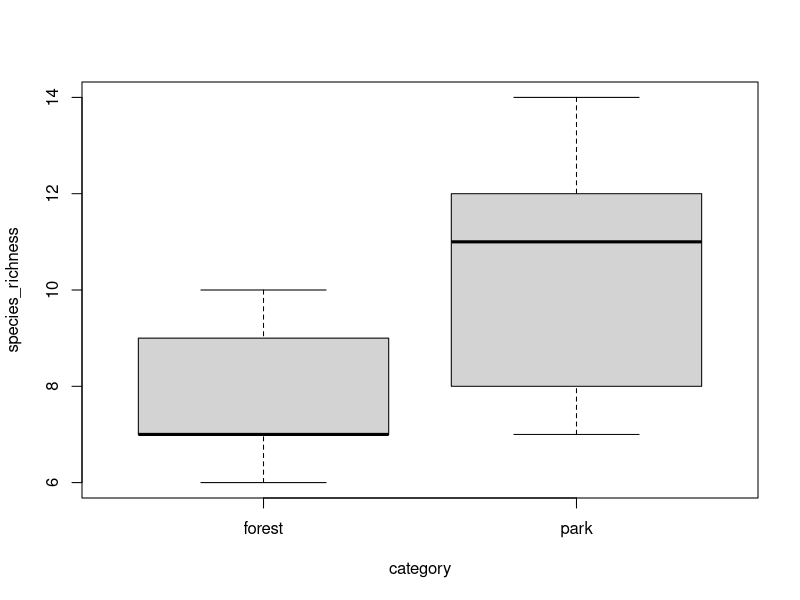
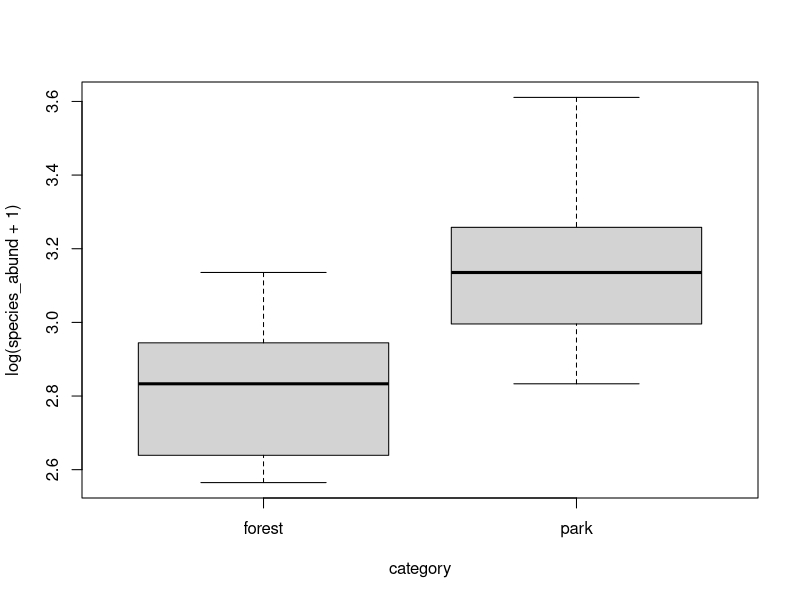
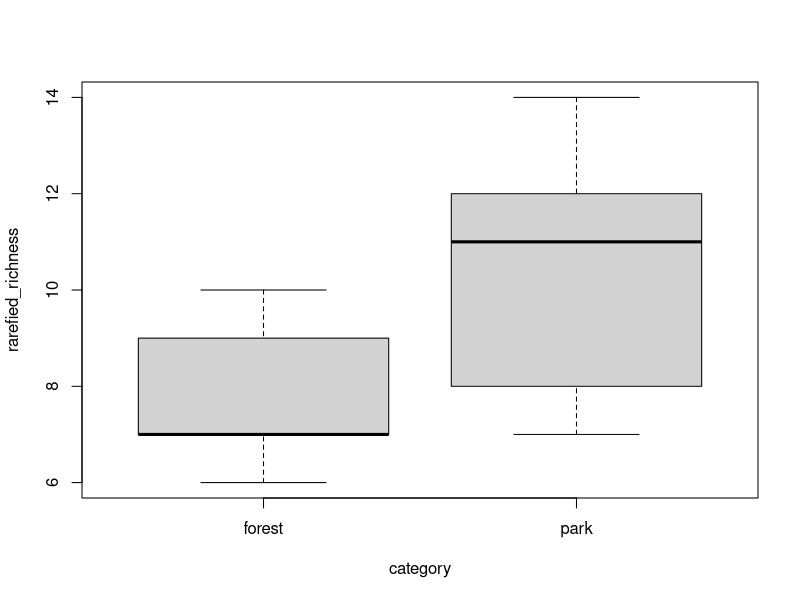
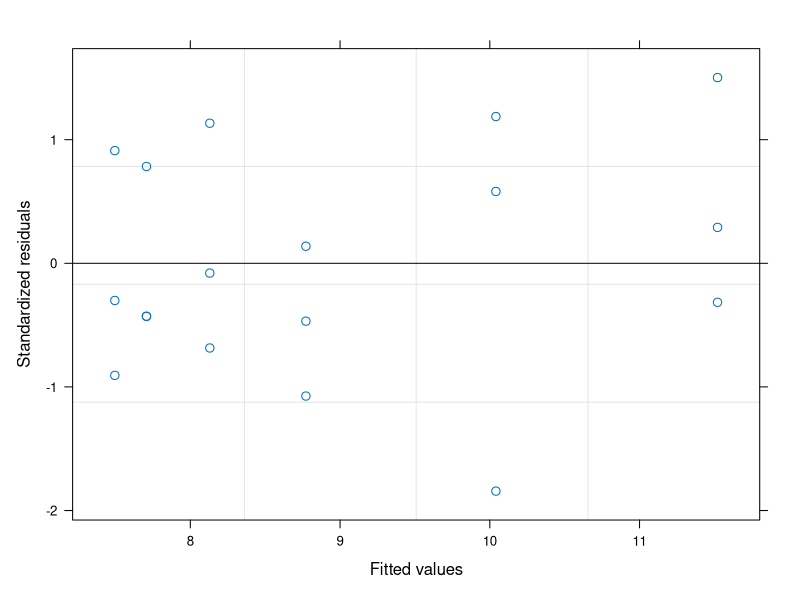
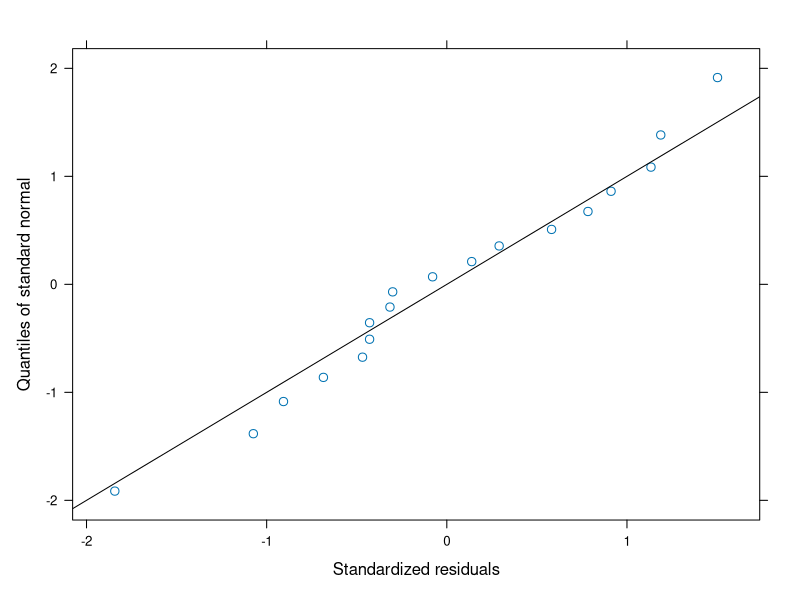
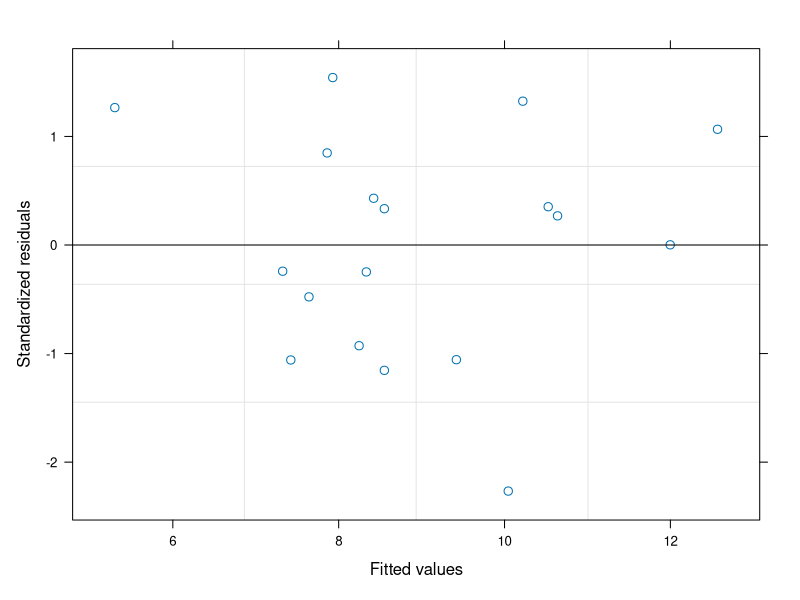
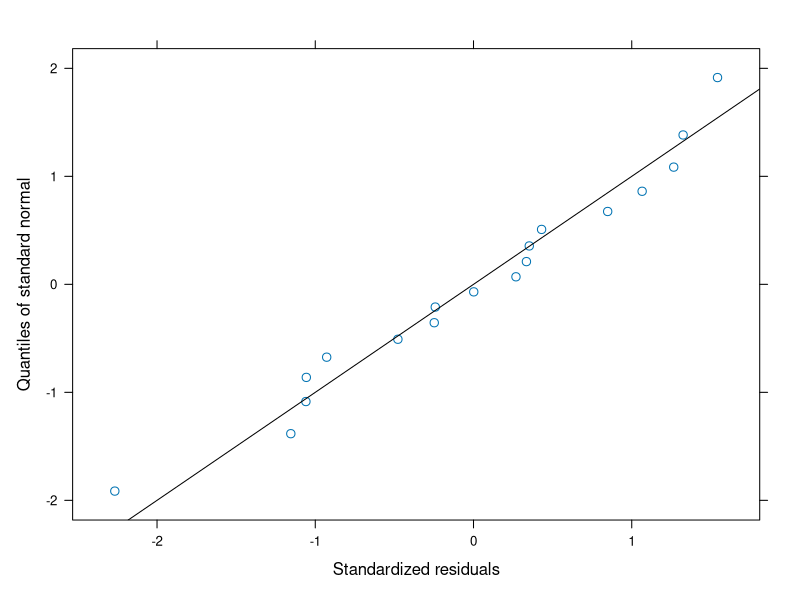
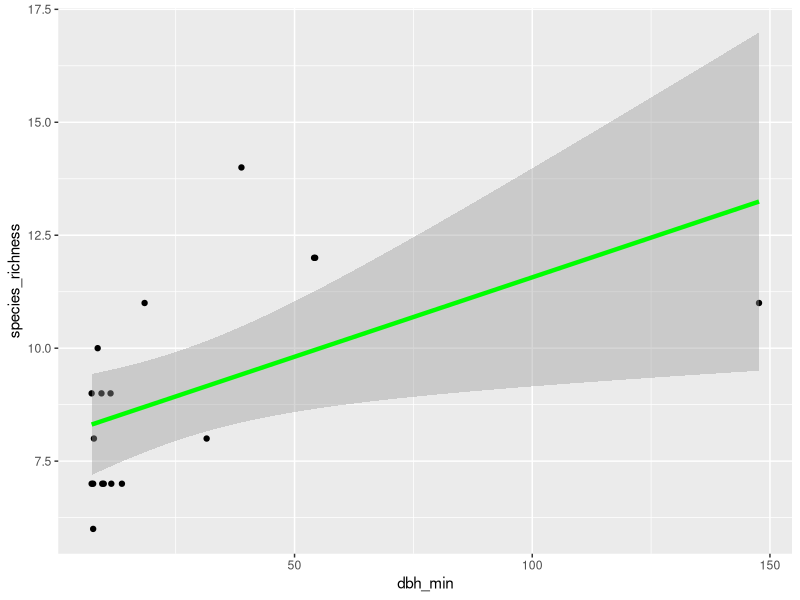

Recreate these plots in R, in order. (Note: this script raises an error after producing the figures.)
## ---- chunk 1
library(tidyverse)
library(vegan)
library(nlme)
library(MASS)
## ---- chunk 2
dat<- read.csv("data/birds_dataset.csv", sep=";")

## ---- chunk 3
dat$species_richness<-specnumber(dat[,5:32]) #species richness
dat$species_abund<-rowSums(dat[,5:32], na.rm = TRUE) #abundances
dat$rarefied_richness<-rarefy(dat[,5:32],min(dat$abund)) #rarefied richness based on the subsample with the lowest number of individuals
## ---- chunk 4

boxplot(species_richness~category,data=dat)
boxplot(log(species_abund+1)~category,data=dat)
boxplot(rarefied_richness~category,data=dat)

## ---- chunk 5

mod1<-lme(species_richness~category,random=(~1|site),data=dat) #model structure, random=... specifies how the data are structured (subsamples nested in study site)
summary(mod1) #model output - important is the "fixed effects" part. Here "forest" is hiding in the "Intercept" and the categorypark-row is showing the difference between park and forest
plot(mod1) #check for homogeneity of variances (data points should have similar vertical spread along the x-axis)
qqnorm(mod1,~resid(.,type="p"),abline=c(0,1)) #check for normality of residuals (should not be completely off the line)
## ---- chunk 6

round(cor(dat[,34:43]),2) #check which predictor variables are strongly correlated (below -0.7 or above 0.7) - highly correlated variables should not be included together in the same model (select only one of them, e.g. the one more strongly related to the response variable)

mod2<-lme(species_richness~category+canopy_cover+n_tree_spec+n_tree_ind+dbh_min+n_microhabitats+temperature,random=(~1|site),data=dat,method="ML") #initial, full model with all potential predictor variables
summary(mod2)

mod3<-stepAIC(mod2) #model simplification based on AIC-value of the model
summary(mod3) #final model which includes only the most important predictors
plot(mod3) #check for homogeneity of variances (data points should have similar vertical spread along the x-axis)
qqnorm(mod3,~resid(.,type="p"),abline=c(0,1)) #check for normality of residuals (should not be completely off the line)


ggplot(dat,aes(x=dbh_min,y=species_richness)) +
  geom_point() +
  geom_smooth(method=lm,se=TRUE, colour = 'green', size = 1.5, width = 2)
## ---- chunk 7

nmd1<-metaMDS(dat[,5:32],distance="horn",k=2) #NMDS analysis based on Morisita-Horn-Index as a dissimilarity measure

plot(nmd1,display="species",type="t") #plot results
points(nmd1,pch=c(16,17)[as.numeric(as.factor(dat$category))],cex=1.4) #add sampling points
legend("topright",pch=c(16,17),c("Forest","Park")) #add legend

ef<-envfit(nmd1,dat[,34:43]) #check for correlation of dissimilarity gradients with environmental variables
ef #results
plot(ef,p.max=0.05) #add significant environmental variables to the NMDS plot
## ---- chunk 8
SAC <- specaccum(dat[,5:32])
plot(SAC, xlab = "sampling plots", ylab = "species richness", main="species accumulation curve")

SAC_park <- specaccum(subset(bird, env$category == "park"))
SAC_fore <- specaccum(subset(bird, env$category == "forest"))

plot(SAC_park, xlab = "plots", ylab = "species richness", main="species accumulation curve")

plot(SAC_fore, xlab = "plots", ylab = "species richness", main="species accumulation curve", col="green", add = T)
legend("bottomright", legend = c("park","forest"), col = c("black","green"),lwd=1, bty = "n")
